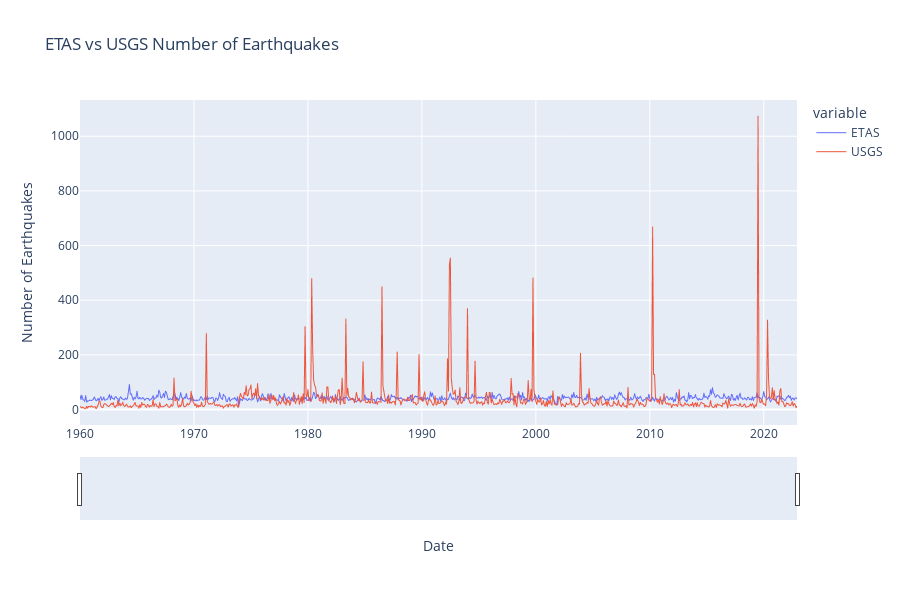

Source (notebook cell):
### Code cell
merged_earthquake_counts['Date'] = merged_earthquake_counts['Date'].dt.to_timestamp()

# Create a Plotly figure
fig = px.line(merged_earthquake_counts, x='Date', y=['ETAS', 'USGS'], labels={'value': 'Number of Earthquakes'}, title='ETAS vs USGS Number of Earthquakes')
fig.update_layout(
    width=900,
    height=600,
)

fig.update_traces(line=dict(width=1.0))
# Add interactivity
fig.update_xaxes(rangeslider_visible=True)
fig.update_layout(dragmode='pan', hovermode='x')

# Show the interactive plot
fig.show()

### Figure 1 — Plotly figure (JSON) as saved in the notebook; plotly's stock layout.template omitted (floating-point values rounded to 4 significant figures; data arrays with more than 128 entries replaced by an {"elided": "..."} marker saying what was removed)
{"data": [{"hovertemplate": "variable=ETAS<br>Date=%{x}<br>Number of Earthquakes=%{y}<extra></extra>", "legendgroup": "ETAS", "line": {"color": "#636efa", "dash": "solid", "width": 1}, "marker": {"symbol": "circle"}, "mode": "lines", "name": "ETAS", "showlegend": true, "type": "scattergl", "x": {"elided": "755 str values"}, "xaxis": "x", "y": {"elided": "755 int values"}, "yaxis": "y"}, {"hovertemplate": "variable=USGS<br>Date=%{x}<br>Number of Earthquakes=%{y}<extra></extra>", "legendgroup": "USGS", "line": {"color": "#EF553B", "dash": "solid", "width": 1}, "marker": {"symbol": "circle"}, "mode": "lines", "name": "USGS", "showlegend": true, "type": "scattergl", "x": {"elided": "755 str values"}, "xaxis": "x", "y": {"elided": "755 int values"}, "yaxis": "y"}], "layout": {"dragmode": "pan", "height": 600, "hovermode": "x", "legend": {"title": {"text": "variable"}, "tracegroupgap": 0}, "title": {"text": "ETAS vs USGS Number of Earthquakes"}, "width": 900, "xaxis": {"anchor": "y", "domain": [0, 1], "rangeslider": {"visible": true}, "title": {"text": "Date"}}, "yaxis": {"anchor": "x", "domain": [0, 1], "title": {"text": "Number of Earthquakes"}}}}
